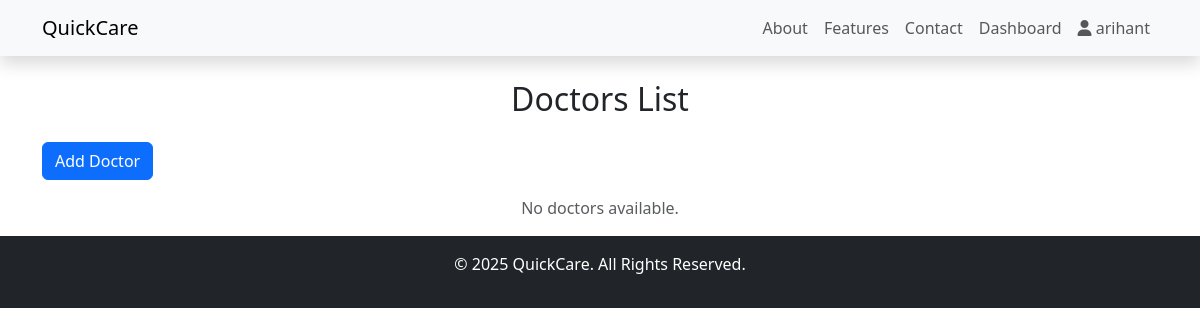
The app's page /hospitals/doctors/ (signed in), older data.
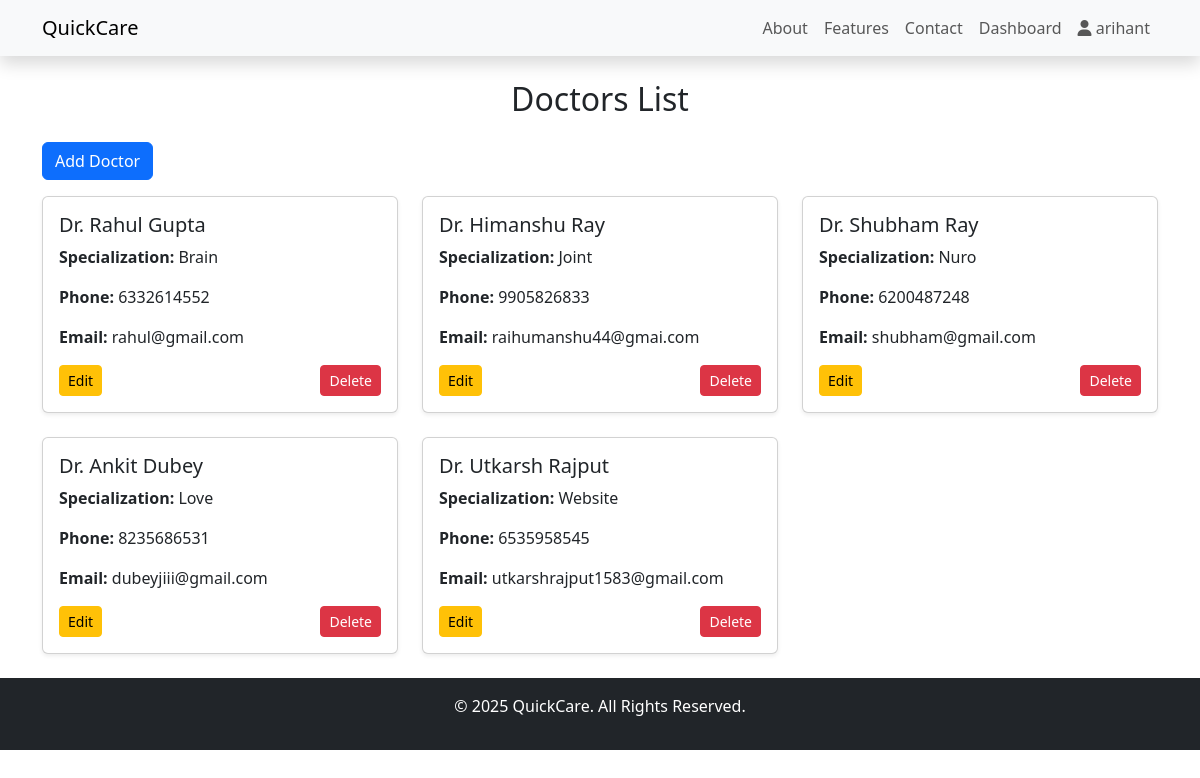
The same page, newer data.
### hospitals/models.py (models this page shows, shortened)
class Doctor(models.Model):
    hospital = models.ForeignKey(HospitalProfile, on_delete=models.CASCADE, related_name="doctors")
    name = models.CharField(max_length=30)
    specialization = models.CharField(max_length=40)
    phone_number = models.CharField(max_length=10)
    email = models.EmailField(unique=True)

### hospitals/views.py (the view)
# urls.py: path("doctors/",list_doctors, name="list_doctors"),
@login_required
def list_doctors(request):
    hospital= HospitalProfile.objects.get(user=request.user)
    doctors = Doctor.objects.filter(hospital=hospital)
    context={
        "hospital":hospital,
        "doctors": doctors,
    }
    return render(request,'hospitals/list_doctors.html',context)

### hospitals/templates/hospitals/list_doctors.html (shortened to what this page needs)
{% extends "home/base.html" %}
{% block content %}
    <div class="container mt-4">
        <h2 class="text-center mb-4">Doctors List</h2>
        <a href="{% url 'add_doctor' %}" class="btn btn-primary mb-3">Add Doctor</a>
        {% if doctors %}
        <div class="row">
            {% for doctor in doctors %}
            <div class="col-md-4">
                <div class="card shadow-sm mb-4">
                    <div class="card-body">
                        <h5 class="card-title">Dr. {{ doctor.name }}</h5>
                        <p class="card-text"><strong>Specialization:</strong> {{ doctor.specialization }}</p>
                        <p class="card-text"><strong>Phone:</strong> {{ doctor.phone_number }}</p>
                        <p class="card-text"><strong>Email:</strong> {{ doctor.email }}</p>
                        <div class="d-flex justify-content-between">
                            <a href="{% url 'edit_doctor' doctor.id %}" class="btn btn-warning btn-sm">Edit</a>
                            <a href="{% url 'delete_doctor' doctor.id %}" class="btn btn-danger btn-sm">Delete</a>
                        </div>
                    </div>
                </div>
            </div>
            {% endfor %}
        </div>
        {% else %}
            <p class="text-center text-muted">No doctors available.</p>
        {% endif %}
    </div>
{% endblock %}

Row changes from the older to the newer data that the page shows:
added Doctor: name "Rahul Gupta", specialization "Brain", phone_number "6332614552", email "rahul@gmail.com"
added Doctor: name "Himanshu Ray", specialization "Joint", phone_number "9905826833", email "raihumanshu44@gmai.com"
added Doctor: name "Shubham Ray", specialization "Nuro", phone_number "6200487248", email "shubham@gmail.com"
added Doctor: name "Ankit Dubey", specialization "Love", phone_number "8235686531", email "dubeyjiii@gmail.com"
added Doctor: name "Utkarsh Rajput", specialization "Website", phone_number "6535958545", email "utkarshrajput1583@gmail.com"
Text that changed along with them:
text no longer shown: "No doctors available."
